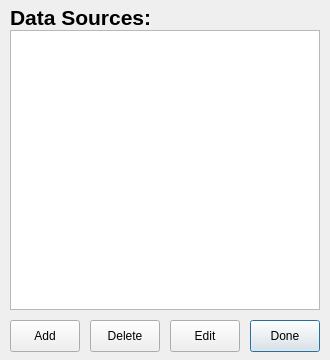
<?xml version="1.0" encoding="UTF-8"?>
<ui version="4.0">
 <class>Dialog</class>
 <widget class="QDialog" name="Dialog">
  <property name="geometry">
   <rect>
    <x>0</x>
    <y>0</y>
    <width>330</width>
    <height>360</height>
   </rect>
  </property>
  <property name="windowTitle">
   <string>Data Sources</string>
  </property>
  <widget class="QPushButton" name="done_button">
   <property name="geometry">
    <rect>
     <x>250</x>
     <y>320</y>
     <width>70</width>
     <height>32</height>
    </rect>
   </property>
   <property name="text">
    <string>Done</string>
   </property>
  </widget>
  <widget class="QListWidget" name="data_source_list">
   <property name="geometry">
    <rect>
     <x>10</x>
     <y>30</y>
     <width>310</width>
     <height>280</height>
    </rect>
   </property>
  </widget>
  <widget class="QPushButton" name="add_button">
   <property name="geometry">
    <rect>
     <x>10</x>
     <y>320</y>
     <width>70</width>
     <height>32</height>
    </rect>
   </property>
   <property name="text">
    <string>Add</string>
   </property>
  </widget>
  <widget class="QPushButton" name="delete_button">
   <property name="geometry">
    <rect>
     <x>90</x>
     <y>320</y>
     <width>70</width>
     <height>32</height>
    </rect>
   </property>
   <property name="text">
    <string>Delete</string>
   </property>
  </widget>
  <widget class="QPushButton" name="edit_button">
   <property name="geometry">
    <rect>
     <x>170</x>
     <y>320</y>
     <width>70</width>
     <height>32</height>
    </rect>
   </property>
   <property name="text">
    <string>Edit</string>
   </property>
  </widget>
  <widget class="QLabel" name="label">
   <property name="geometry">
    <rect>
     <x>10</x>
     <y>0</y>
     <width>310</width>
     <height>30</height>
    </rect>
   </property>
   <property name="font">
    <font>
     <family>Helvetica</family>
     <pointsize>16</pointsize>
     <weight>75</weight>
     <bold>true</bold>
    </font>
   </property>
   <property name="text">
    <string>Data Sources:</string>
   </property>
   <property name="alignment">
    <set>Qt::AlignBottom|Qt::AlignLeading|Qt::AlignLeft</set>
   </property>
  </widget>
 </widget>
 <resources/>
 <connections/>
</ui>
